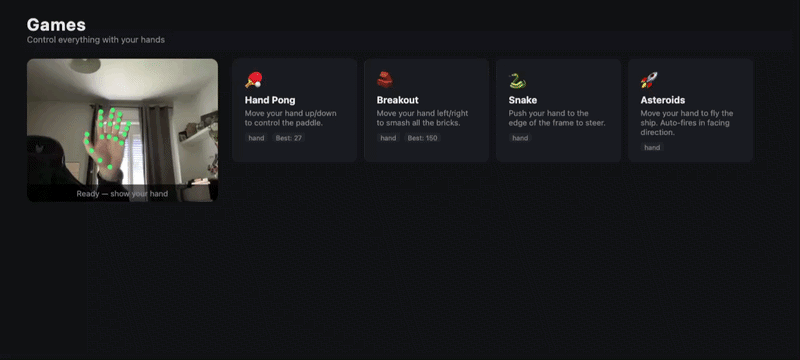
#> input picture images/demo.gif, 800 x 360 px
$ python optimize-demo.py
#> lines starting #> are read from the running program, lines starting #| are printed output that depends on the picture
"""Convert the repository gameplay GIF to a smaller animated WebP for onboarding."""

from pathlib import Path
from PIL import Image, ImageSequence

ROOT = Path(__file__).resolve().parents[2]
SOURCE = ROOT / "images" / "demo.gif"
TARGET = ROOT / "web" / "public" / "demo.webp"


def main() -> None:
    image = Image.open(SOURCE)
#> image is the input picture: PIL image 800x360 P; mean R, G, B, A 28.2, 29.1, 30.9, 255
    frames = [frame.convert("RGB") for frame in ImageSequence.Iterator(image)]
#> frames = 120 items
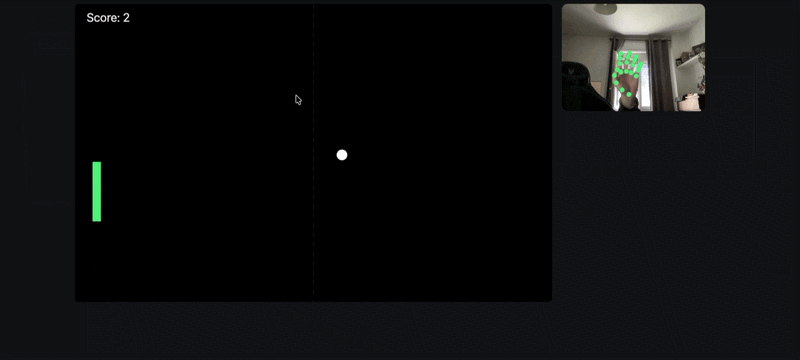
#> image: PIL image 800x360 RGBA; mean R, G, B, A 13.4, 14.3, 14.5, 255
    durations = [frame.info.get("duration", image.info.get("duration", 70)) for frame in ImageSequence.Iterator(image)]
#> durations = 120 values, max 70 at index 0, min 60 at index 1, mean 66.67
    frames[0].save(
        TARGET,
        "WEBP",
        save_all=True,
        append_images=frames[1:],
        duration=durations,
        loop=0,
        quality=72,
        method=6,
    )
    print(f"{SOURCE.name}: {SOURCE.stat().st_size} bytes")
    print(f"{TARGET.name}: {TARGET.stat().st_size} bytes")


if __name__ == "__main__":
#> (the run stopped early here; a loop or call above may not have finished)
